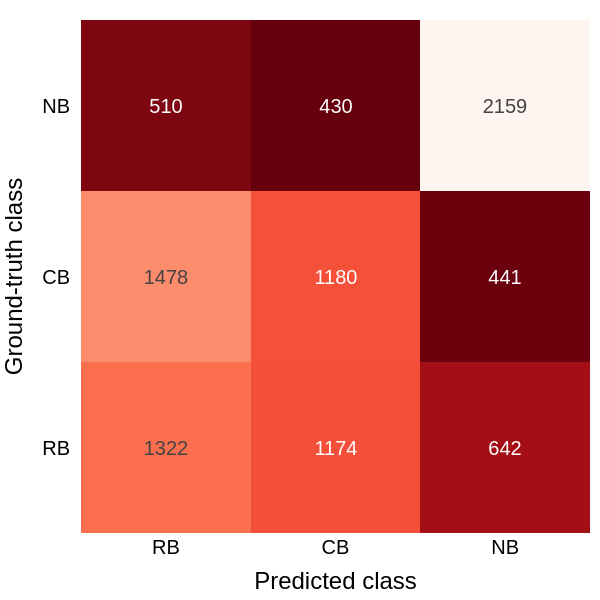

Notebook code for this chart:
### Code cell
data = results['cm'].T

class_names = ["RB", "CB", "NB"]

matrix = pd.DataFrame(
    data, 
    index=class_names,   
    columns=class_names  
)

fig_utils.plot_class_heatmap(matrix, yaxis_title="Ground-truth class", xaxis_title="Predicted class")
# fig_utils.plot_class_heatmap(
#     matrix=matrix,
#     x_from_index=True,
#     colorscale=[(0.0, TEAL_LIGHT), (0.5, TEAL_MID), (1.0, TEAL_DARK)],
#     zmin=0.0,
#     zmax=float(matrix.values.max()),
#     text_annotation_fmt=".2f",
#     text_white_threshold_frac=0.6,
#     use_integer_coords=True,
#     xaxis_title="Predicted class",
#     yaxis_title="Ground-truth class",
#     font_size=16,
#     margin=dict(l=70, r=70, t=20, b=60),
#     output_path=output_dir + "confusion_matrix_recall_norm.png",
#     width=560,
#     height=500,
# )

### Figure 1 — Plotly figure (JSON) as saved in the notebook; plotly's stock layout.template omitted (floating-point values rounded to 4 significant figures)
{"data": [{"colorscale": [[0, "rgb(103,0,13)"], [0.125, "rgb(165,15,21)"], [0.25, "rgb(203,24,29)"], [0.375, "rgb(239,59,44)"], [0.5, "rgb(251,106,74)"], [0.625, "rgb(252,146,114)"], [0.75, "rgb(252,187,161)"], [0.875, "rgb(254,224,210)"], [1, "rgb(255,245,240)"]], "showscale": false, "text": [[1322, 1174, 642], [1478, 1180, 441], [510, 430, 2159]], "textfont": {"family": "Arial", "size": 20}, "texttemplate": "%{text}", "type": "heatmap", "x": ["RB", "CB", "NB"], "y": ["RB", "CB", "NB"], "z": [[1322, 1174, 642], [1478, 1180, 441], [510, 430, 2159]], "zsmooth": false}], "layout": {"font": {"color": "black", "family": "Arial", "size": 20}, "height": 600, "legend": {"visible": false}, "margin": {"b": 10, "l": 10, "r": 10, "t": 20}, "title": {}, "width": 600, "xaxis": {"automargin": true, "showgrid": false, "tickangle": 0, "tickfont": {"size": 20}, "title": {"text": "Predicted class"}}, "yaxis": {"automargin": true, "showgrid": false, "tickfont": {"size": 20}, "ticklabelstandoff": 10, "title": {"text": "Ground-truth class"}}}}
